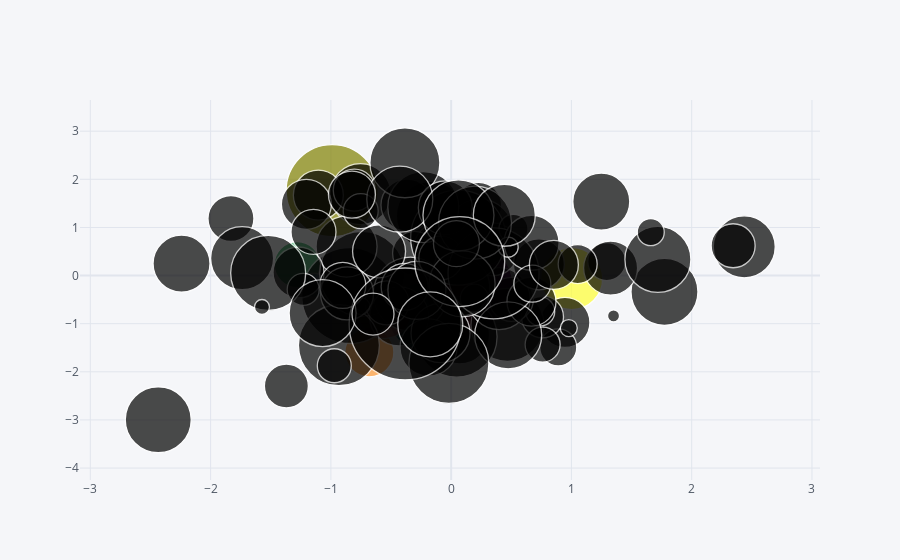

Notebook cell for this chart:
### Code cell
df.iplot(kind='bubble',x="A",y="B",size= "C")
# Created bubleat coordinates x,y and size of the graph will be controlled by size="C"
